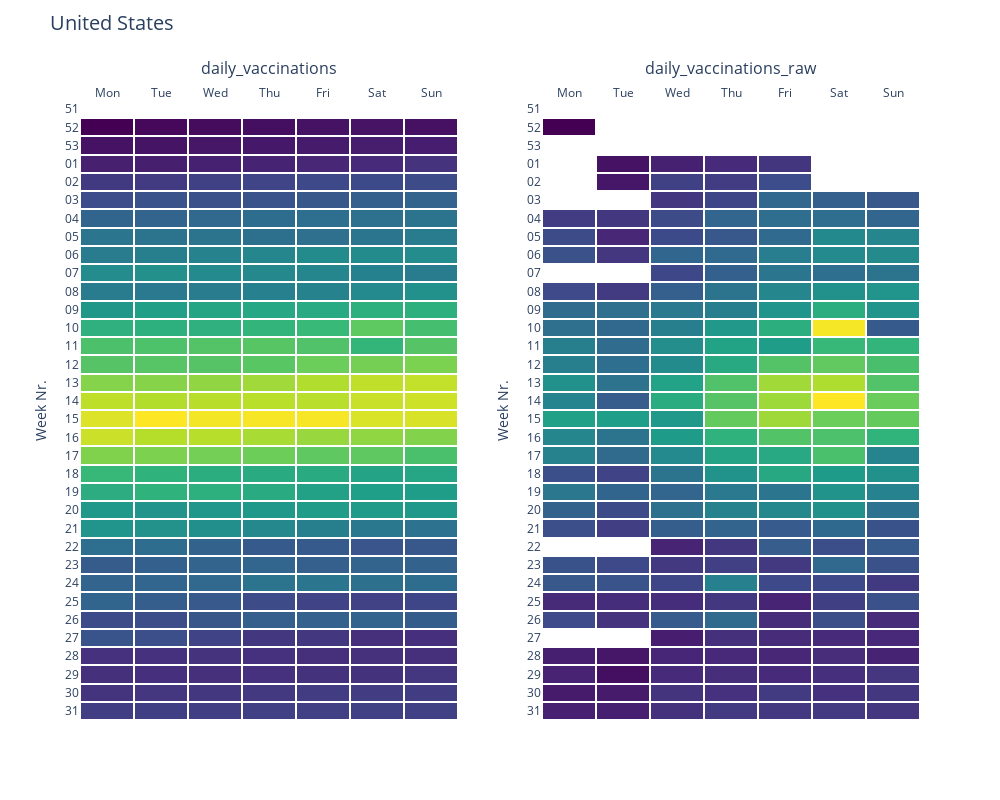

The notebook cell saved with this chart:
### Markdown cell above
The first example is the United States. The vaccination began in the last two weeks of 2020 and reached its peak during the 15th week of 2021, which was around mid-April. This is clearly illustrated in the heat map to the left. However, in the heat map to the right, it is possible to distinguish another trend. Most of the vaccinations appear to be happening towards the weekend, which is more evident throughout the months of March, April and May.

### Code cell
country_heatmap('United States')

### Figure 1 — Plotly figure (JSON) as saved in the notebook; plotly's stock layout.template omitted (floating-point values rounded to 4 significant figures; data arrays with more than 128 entries replaced by an {"elided": "..."} marker saying what was removed)
{"data": [{"colorscale": [[0, "#440154"], [0.1111, "#482878"], [0.2222, "#3e4989"], [0.3333, "#31688e"], [0.4444, "#26828e"], [0.5556, "#1f9e89"], [0.6667, "#35b779"], [0.7778, "#6ece58"], [0.8889, "#b5de2b"], [1, "#fde725"]], "hovertemplate": "Weekday: %{x}<br>Week number: %{y}<br>Vaccinations: %{z}<br>Date: %{text}<extra></extra>", "showscale": false, "text": {"elided": "232 str values"}, "type": "heatmap", "x": {"elided": "232 int values"}, "xaxis": "x", "xgap": 2, "y": {"elided": "232 str values"}, "yaxis": "y", "ygap": 2, "z": {"elided": "232 int values"}}, {"colorscale": [[0, "#440154"], [0.1111, "#482878"], [0.2222, "#3e4989"], [0.3333, "#31688e"], [0.4444, "#26828e"], [0.5556, "#1f9e89"], [0.6667, "#35b779"], [0.7778, "#6ece58"], [0.8889, "#b5de2b"], [1, "#fde725"]], "hovertemplate": "Weekday: %{x}<br>Week number: %{y}<br>Vaccinations: %{z}<br>Date: %{text}<extra></extra>", "showscale": false, "text": {"elided": "232 str values"}, "type": "heatmap", "x": {"elided": "232 int values"}, "xaxis": "x2", "xgap": 2, "y": {"elided": "232 str values"}, "yaxis": "y2", "ygap": 2, "z": {"elided": "232 int values"}}], "layout": {"annotations": [{"font": {"size": 16}, "showarrow": false, "text": "daily_vaccinations", "x": 0.225, "xanchor": "center", "xref": "paper", "y": 1.03, "yanchor": "bottom", "yref": "paper"}, {"font": {"size": 16}, "showarrow": false, "text": "daily_vaccinations_raw", "x": 0.775, "xanchor": "center", "xref": "paper", "y": 1.03, "yanchor": "bottom", "yref": "paper"}], "height": 800, "plot_bgcolor": "rgb(255,255,255)", "title": {"font": {"size": 20}, "text": "United States", "y": 0.98}, "width": 1000, "xaxis": {"anchor": "y", "domain": [0, 0.45], "side": "top", "tickmode": "array", "ticktext": ["Mon", "Tue", "Wed", "Thu", "Fri", "Sat", "Sun"], "tickvals": [0, 1, 2, 3, 4, 5, 6], "title": {"text": ""}}, "xaxis2": {"anchor": "y2", "domain": [0.55, 1], "side": "top", "tickmode": "array", "ticktext": ["Mon", "Tue", "Wed", "Thu", "Fri", "Sat", "Sun"], "tickvals": [0, 1, 2, 3, 4, 5, 6], "title": {"text": ""}}, "yaxis": {"anchor": "x", "autorange": "reversed", "domain": [0, 1], "title": {"text": "Week Nr."}}, "yaxis2": {"anchor": "x2", "autorange": "reversed", "domain": [0, 1], "title": {"text": "Week Nr."}}}}
